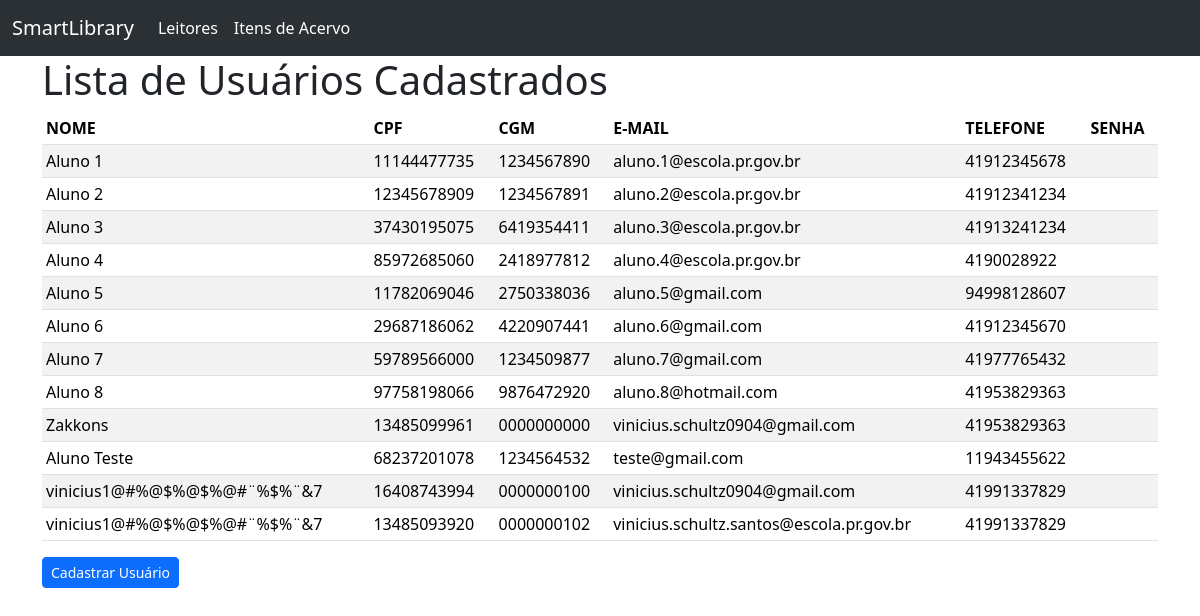
The app's page /, older data.
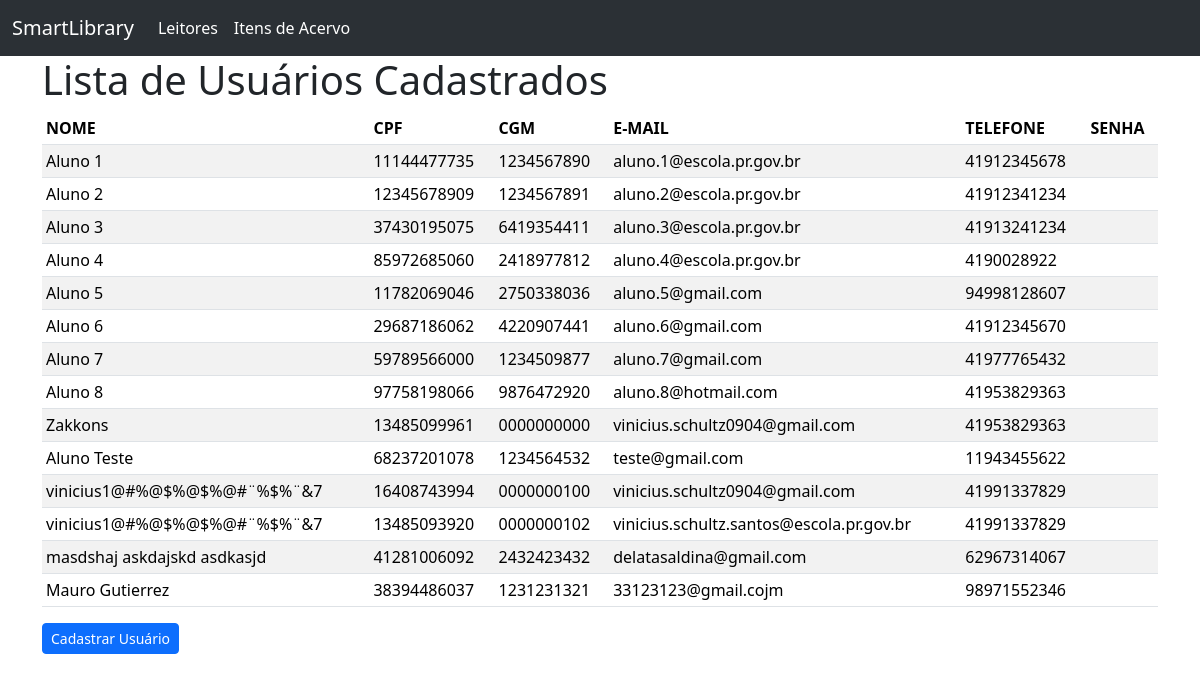
The same page, newer data.
### user_reader/models.py (models this page shows, shortened)
class User(models.Model):
    name = models.CharField(
        verbose_name="Nome Completo",
        max_length=100,
        null=False,
        blank=False,
        validators=[validate_name],
        unique=True,
        help_text="Esse nome ficará no banco de dados da Secretaria de Educação do Paraná",
    )
    cpf = models.CharField(
        verbose_name="CPF",
        max_length=11,
        null=False,
        blank=False,
        primary_key=True,
        validators=[validate_cpf],
        help_text="Não use pontos nem traços",
    )
    cgm = models.CharField(
        verbose_name="CGM",
        max_length=10,
        null=False,
        blank=False,
        unique=True,
        validators=[validate_cgm],
        help_text="Código Geral de Matrícula (10 dígitos)",
    )
    email = models.EmailField(
        verbose_name="E-mail",
        max_length=50,
        null=False,
        blank=False,
        unique=True,
        validators=[validate_email],
        help_text="Use o @gmail ou o @escola",
    )
    phone = models.CharField(
        verbose_name="Telefone",
        max_length=11,
        validators=[validate_phone],
        help_text="Digite apenas números, sem pontuações ou espaços. Exemplo: Para (21) 99999-8888, digite 21999998888",
    )
    password = models.CharField(
        verbose_name="Senha",
        max_length=128,
        null=False,
        blank=False,
        validators=[validate_password],
        help_text="Coloque uma senha com no mínimo 8 caracteres",
    )

### user_reader/views.py (the view)
# urls.py: path("", UserReaderListView.as_view(), name="user_list"),
class UserReaderListView(ListView):
    model = User

### user_reader/templates/user_reader/user_list.html (shortened to what this page needs)
{% extends "base.html" %}
{% block main_content %}
    <h1>Lista de Usuários Cadastrados</h1>
    {% if user_list %}
    <div class="table-responsive">
        <table class="table table-striped table-hover table-sm">
            <thead>
                <tr>
                    <th scope="col">NOME</th>
                    <th scope="col">CPF</th>
                    <th scope="col">CGM</th>
                    <th scope="col">E-MAIL</th>
                    <th scope="col">TELEFONE</th>
                    <th scope="col">SENHA</th>
                </tr>
            </thead>
            <tbody>
                {% for user in user_list %}
                    <tr>
                        <td scope="row"> {{ user.name }} </td>
                        <td scope="row"> {{ user.cpf }} </td>
                        <td scope="row"> {{ user.cgm }} </td>
                        <td scope="row"> {{ user.email }} </td>
                        <td scope="row"> {{ user.phone }} </td>
                        <td scope="row"> {{ user.password }} </td>
                    </tr>
                {% endfor %}
            </tbody>
        </table>
    </div>
    {% else %}
    <p>Parece que não tem nada...</p>
    {% endif %}
    <div>
        <a href="{% url 'user_create' %}" class="btn btn-primary btn-sm">Cadastrar Usuário</a>
    </div>
{% endblock main_content %}

Row changes from the older to the newer data that the page shows:
added User: name "masdshaj askdajskd asdkasjd", cpf "41281006092", cgm "2432423432", email "delatasaldina@gmail.com", phone "62967314067"
added User: name "Mauro Gutierrez", cpf "38394486037", cgm "1231231321", email "33123123@gmail.cojm", phone "98971552346"
